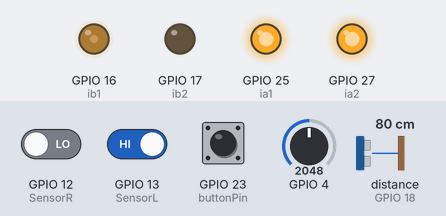
The sketch below on a simulated ESP32. Parts: output pins drawn as LEDs (lit = HIGH). The inputs (shaded band) are chosen by the test bench; at power-on: GPIO 13 (SensorL) HIGH, GPIO 12 (SensorR) LOW, GPIO 23 (buttonPin) LOW, GPIO 4 = 2048, distance to the obstacle (sensor on GPIO 18) 80 cm. The echo pulse lasts 58.3 µs per cm.

Above: at 5.8 s.
5.9 s: GPIO 13 (SensorL) driven LOW
At 11.2 s:
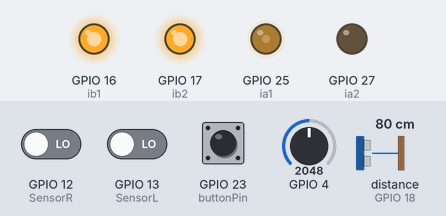
16.6 s: GPIO 13 (SensorL) driven HIGH
At 20.5 s:
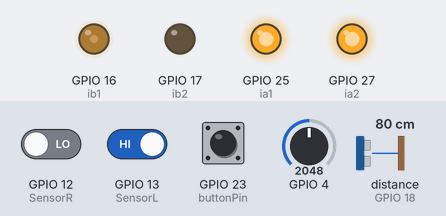
27.4 s: GPIO 12 (SensorR) driven HIGH
At 30.8 s:
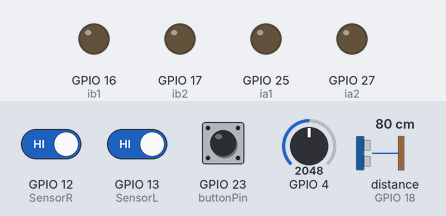
33.4 s: GPIO 23 (buttonPin) pulled HIGH for 3 s
At 34.7 s:
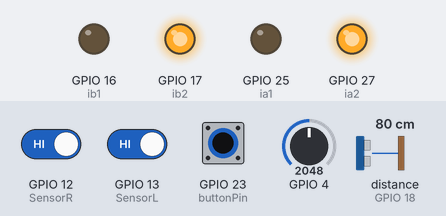
39.4 s: GPIO 12 (SensorR) driven LOW
At 40.2 s:
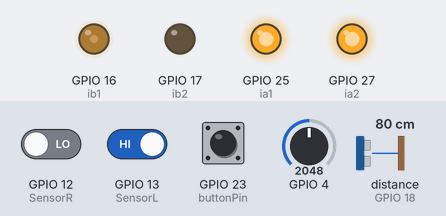
Timing chart, 0 to 51.0 s (numbered marks = the images above; inputs shaded):
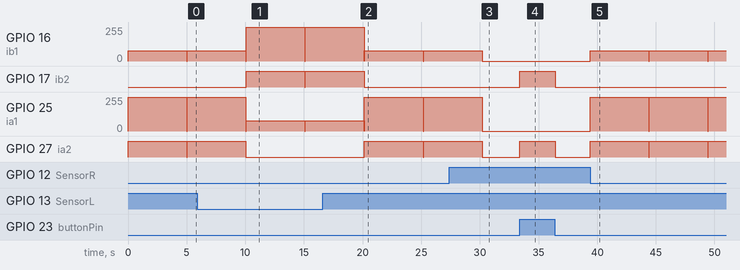

Measured:
- after the input at 5.9 s, GPIO 17 (ib2): LOW → HIGH after 4.2 s, → LOW 5.0 s later, → HIGH 0.04 s later; GPIO 27 (ia2): goes on until 10.0 s, then stays LOW
- after the input at 16.6 s, GPIO 17 (ib2): goes on until 20.1 s, then stays LOW; GPIO 27 (ia2): LOW → HIGH after 3.6 s, → LOW 5.0 s later, → HIGH 0.04 s later
- after the input at 27.4 s, GPIO 16 (ib1), GPIO 25 (ia1): goes on until 30.2 s, then stays 0/255; GPIO 27 (ia2): goes on until 30.2 s, then stays LOW
- after the input at 33.4 s, GPIO 17 (ib2), GPIO 27 (ia2): LOW → HIGH at once, → LOW 3.0 s later
- after the input at 39.4 s, GPIO 16 (ib1): 0/255 → 76/255 at once; GPIO 25 (ia1): 0/255 → 255/255 at once; GPIO 27 (ia2): alternates HIGH for 5.0 s and LOW for 0.04 s, starting at once

The sketch:

SUPPERCAR.ino
```cpp
#include <analogWrite.h>
#include <HCSR04.h>

#define maxSpd 255

#define ia1 25 //go backward motor

#define ia2 27 //go forward motor

#define ib1 16 //go backward motor

#define ib2 17 //go forward motor

HCSR04 hc(19,18); //trig,echo

const int buttonPin = 23;     // the number of the pushbutton pin
int SensorL=13; //right Sensor
int SensorR=12; //left Sensor
int buttonState = 0;
int TurningDely = 5000;

void setup() {

  Serial.begin(9600);
  Serial.begin(38400);

   pinMode(SensorL,INPUT);

   pinMode(SensorR,INPUT);

   pinMode(ia1, OUTPUT);

   pinMode(ia2, OUTPUT);

   pinMode(ib1, OUTPUT);

   pinMode(ib2, OUTPUT);

   Serial.begin(115200);


}

void loop() {
 int sensorValue = analogRead(4);// read the input on analog infrared pin 4:
 buttonState = digitalRead(buttonPin);
 if (buttonState == HIGH)/*code attack*/{
 int maxspeed = maxSpd;//carefull


    if(digitalRead(SensorL)==LOW) //detectLeft
    {
      turnRight(maxspeed);
      delay(TurningDely);
      moveStop();
      delay(40);
    }
    else if(digitalRead(SensorR)==LOW) //detectRight
    {
      turnLeft(maxspeed);
      delay(TurningDely);
      moveStop();
      delay(40);
    }

    else if(hc.dist()<=10)  //detectFront20cm
    {
      moveStop();
      delay(40);
    }
    else if((digitalRead(SensorR)==LOW)&&(digitalRead(SensorR)==LOW)) //detectRight
    {
      moveBackwardTime(3000);//backward 3 seconds
    }
    else if(sensorValue >= 2560 && sensorValue <= 2700) //red detect(put in red number)
    {
      turnLeft(maxspeed);//U-Tern
      delay(TurningDely);
      moveStop();
      delay(40);
      turnLeft(maxspeed);
      delay(TurningDely);
      moveStop();
      delay(40);
    }
    else
    {
       moveForward(maxspeed);
    }
                         }
else/*code defense*/{
  int maxspeed = maxSpd;
    if(digitalRead(SensorL)==LOW) //detectLeft
    {
      turnLeft(maxspeed);
      delay(TurningDely);
      moveStop();
      delay(40);
    }
    else if(digitalRead(SensorR)==LOW) //detectRight
    {
      turnRight(maxspeed);
      delay(TurningDely);
      moveStop();
      delay(40);
    }
    else if(sensorValue >= 3000 && sensorValue <= 3200) //black detect(put in black number)
    {
      turnLeft(maxspeed);//U-Tern
      delay(TurningDely);
      moveStop();
      delay(40);
      turnLeft(maxspeed);
      delay(TurningDely);
      moveStop();
      delay(40);
    }
    else
    {
      moveStop();
    }

     }
        }


void moveStop() {
  digitalWrite(ia1, LOW);
  digitalWrite(ia2, LOW);
  digitalWrite(ib1, LOW);
  digitalWrite(ib2, LOW);
  }

void moveForward(int speed) {
  digitalWrite(ia1, LOW);
  digitalWrite(ia2, HIGH);
  digitalWrite(ib1, LOW);
  digitalWrite(ib2, HIGH);
 }

void moveBackward(int speed) {
  digitalWrite(ia1, HIGH);
  digitalWrite(ia2, LOW);
  digitalWrite(ib1, HIGH);
  digitalWrite(ib2, LOW);
  }

void turnRight(int speed) {
  digitalWrite(ia1, HIGH);
  digitalWrite(ia2, HIGH);
  analogWrite(ib1, 0.3*maxSpd);
  //digitalWrite(ib1, LOW);
  digitalWrite(ib2, LOW);
}

void turnLeft(int speed) {
  analogWrite(ia1, 0.3*maxSpd);
  //digitalWrite(ia1, LOW);
  digitalWrite(ia2, LOW);
  digitalWrite(ib1, HIGH);
  digitalWrite(ib2, HIGH);
}
void moveBackwardTime(int time) {
  digitalWrite(ia1,LOW);
  analogWrite(ia2, maxSpd);
  delay(time);
  digitalWrite(ib1,LOW);
  analogWrite(ib2, maxSpd);
  delay(time);
}
```
